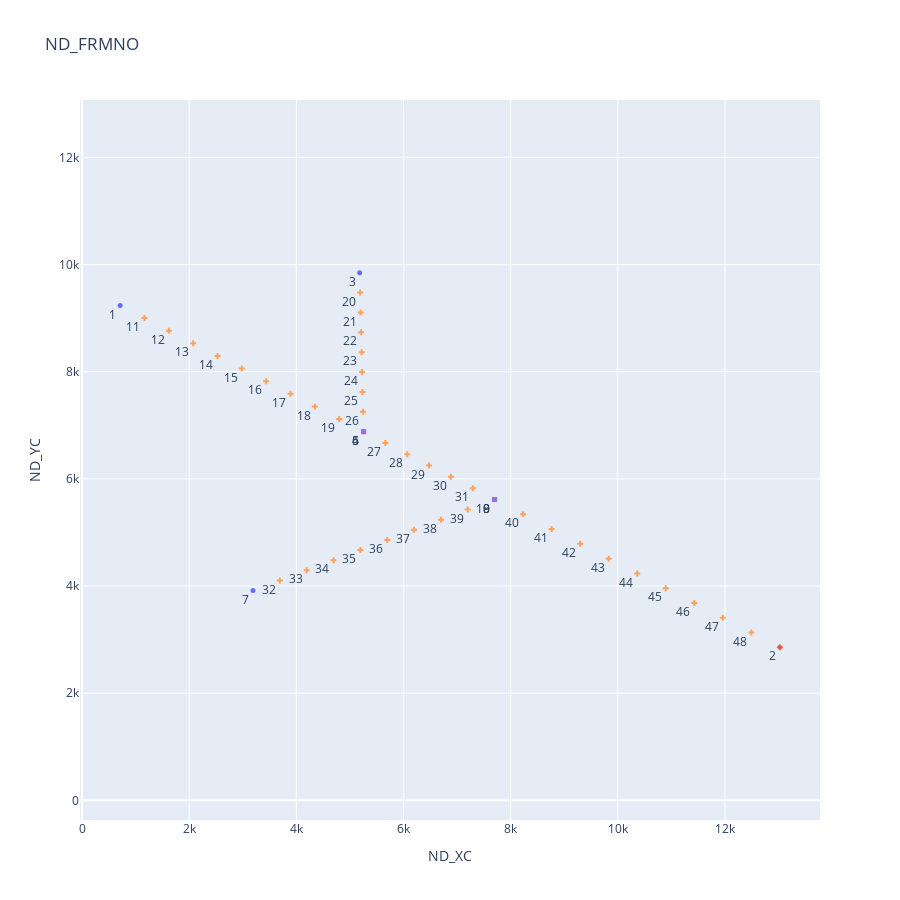
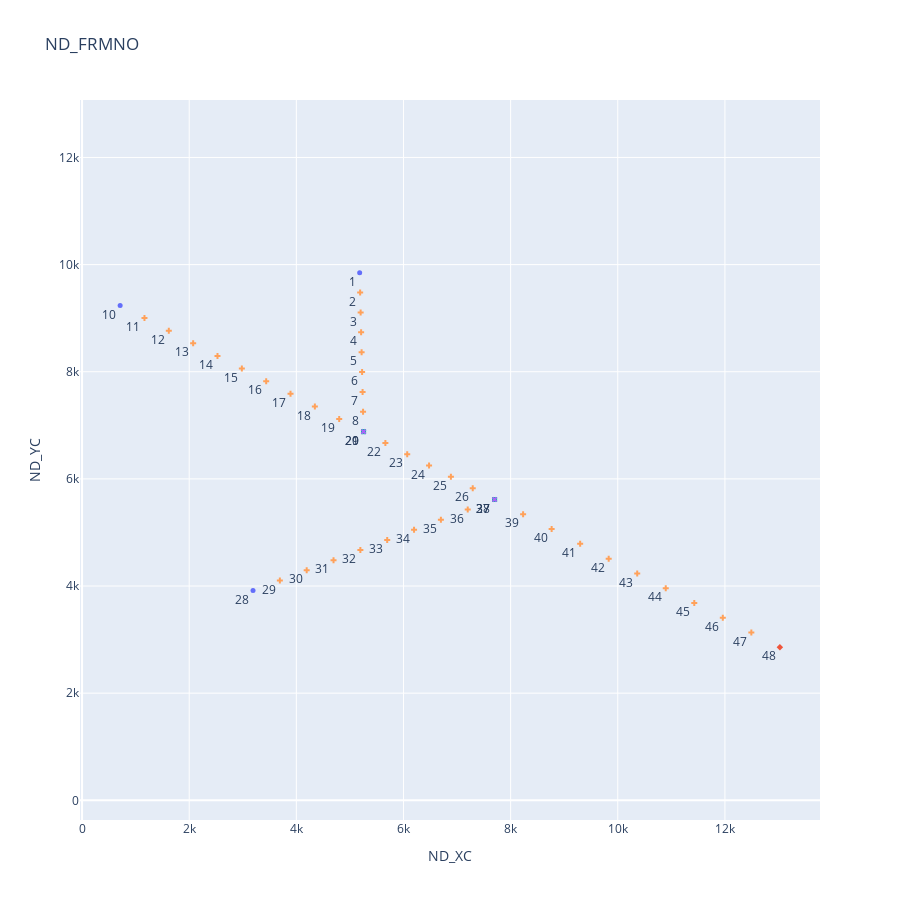

The notebook cell saved with these charts, in order:
### Code cell
df_nodes = t2c.read_cche1d_nodes_dat(filepath_nodes)
df_reach = t2c.read_cche1d_reach_dat(filepath_reach)
df_csec  = t2c.read_cche1d_dat_file(filepath_csec)
df_csprf  = t2c.read_cche1d_dat_file(filepath_csprf)

fig1 = t2c.visualize_cche1d_nodes(df_nodes, text="ND_ID", show=False)
fig2 = t2c.visualize_cche1d_nodes(df_nodes, text="ND_FRMNO", show=False)

fig1.show()
fig2.show()

### Figure 1 — Plotly figure (JSON) as saved in the notebook; plotly's stock layout.template omitted (floating-point values rounded to 4 significant figures; data arrays with more than 128 entries replaced by an {"elided": "..."} marker saying what was removed)
{"data": [{"customdata": [[-1, 11, -1, 1], [-1, 20, -1, 3], [-1, 32, -1, 7]], "hovertemplate": "<b>%{hovertext}</b><br><br>ND_TYPE_SHOW=0<br>ND_TYPE=0<br>ND_XC=%{x}<br>ND_YC=%{y}<br>ND_ID=%{text}<br>ND_USID=%{customdata[0]}<br>ND_DSID=%{customdata[1]}<br>ND_US2ID=%{customdata[2]}<br>ND_CSID=%{customdata[3]}<extra></extra>", "hovertext": [1, 3, 7], "legendgroup": "0, 0", "marker": {"color": "#636efa", "size": 5, "symbol": "circle"}, "mode": "markers+text", "name": "0, 0", "orientation": "v", "showlegend": true, "text": [1, 3, 7], "textposition": "bottom left", "type": "scatter", "x": [710.4, 5182.0, 3191.0], "xaxis": "x", "y": [9237.0, 9849.0, 3915.0], "yaxis": "y"}, {"customdata": [[48, 2, -1, 2]], "hovertemplate": "<b>%{hovertext}</b><br><br>ND_TYPE_SHOW=9<br>ND_TYPE=9<br>ND_XC=%{x}<br>ND_YC=%{y}<br>ND_ID=%{text}<br>ND_USID=%{customdata[0]}<br>ND_DSID=%{customdata[1]}<br>ND_US2ID=%{customdata[2]}<br>ND_CSID=%{customdata[3]}<extra></extra>", "hovertext": [2], "legendgroup": "9, 9", "marker": {"color": "#EF553B", "size": 5, "symbol": "diamond"}, "mode": "markers+text", "name": "9, 9", "orientation": "v", "showlegend": true, "text": [2], "textposition": "bottom left", "type": "scatter", "x": [13030.0], "xaxis": "x", "y": [2856.0], "yaxis": "y"}, {"customdata": [[26, 6, -1, 4], [19, 6, -1, 4], [39, 10, -1, 8], [31, 10, -1, 8]], "hovertemplate": "<b>%{hovertext}</b><br><br>ND_TYPE_SHOW=3<br>ND_TYPE=3<br>ND_XC=%{x}<br>ND_YC=%{y}<br>ND_ID=%{text}<br>ND_USID=%{customdata[0]}<br>ND_DSID=%{customdata[1]}<br>ND_US2ID=%{customdata[2]}<br>ND_CSID=%{customdata[3]}<extra></extra>", "hovertext": [4, 5, 8, 9], "legendgroup": "3, 3", "marker": {"color": "#00cc96", "size": 5, "symbol": "square"}, "mode": "markers+text", "name": "3, 3", "orientation": "v", "showlegend": true, "text": [4, 5, 8, 9], "textposition": "bottom left", "type": "scatter", "x": [5254.0, 5254.0, 7700.0, 7700.0], "xaxis": "x", "y": [6882.0, 6882.0, 5615.0, 5615.0], "yaxis": "y"}, {"customdata": [[5, 27, 4, 4], [8, 40, 9, 8]], "hovertemplate": "<b>%{hovertext}</b><br><br>ND_TYPE_SHOW=2<br>ND_TYPE=2<br>ND_XC=%{x}<br>ND_YC=%{y}<br>ND_ID=%{text}<br>ND_USID=%{customdata[0]}<br>ND_DSID=%{customdata[1]}<br>ND_US2ID=%{customdata[2]}<br>ND_CSID=%{customdata[3]}<extra></extra>", "hovertext": [6, 10], "legendgroup": "2, 2", "marker": {"color": "#ab63fa", "size": 5, "symbol": "x"}, "mode": "markers+text", "name": "2, 2", "orientation": "v", "showlegend": true, "text": [6, 10], "textposition": "bottom left", "type": "scatter", "x": [5254.0, 7700.0], "xaxis": "x", "y": [6882.0, 5615.0], "yaxis": "y"}, {"customdata": {"elided": "38x4 int values"}, "hovertemplate": "<b>%{hovertext}</b><br><br>ND_TYPE_SHOW=6<br>ND_TYPE=6<br>ND_XC=%{x}<br>ND_YC=%{y}<br>ND_ID=%{text}<br>ND_USID=%{customdata[0]}<br>ND_DSID=%{customdata[1]}<br>ND_US2ID=%{customdata[2]}<br>ND_CSID=%{customdata[3]}<extra></extra>", "hovertext": [11, 12, 13, 14, 15, 16, 17, 18, 19, 20, 21, 22, 23, 24, 25, 26, 27, 28, 29, 30, 31, 32, 33, 34, 35, 36, 37, 38, 39, 40, 41, 42, 43, 44, 45, 46, 47, 48], "legendgroup": "6, 6", "marker": {"color": "#FFA15A", "size": 5, "symbol": "cross"}, "mode": "markers+text", "name": "6, 6", "orientation": "v", "showlegend": true, "text": [11, 12, 13, 14, 15, 16, 17, 18, 19, 20, 21, 22, 23, 24, 25, 26, 27, 28, 29, 30, 31, 32, 33, 34, 35, 36, 37, 38, 39, 40, 41, 42, 43, 44, 45, 46, 47, 48], "textposition": "bottom left", "type": "scatter", "x": [1165.0, 1619.0, 2074.0, 2528.0, 2982.0, 3437.0, 3891.0, 4346.0, 4800.0, 5191.0, 5200.0, 5209.0, 5218.0, 5227.0, 5236.0, 5245.0, 5662.0, 6070.0, 6477.0, 6885.0, 7293.0, 3692.0, 4193.0, 4694.0, 5195.0, 5696.0, 6197.0, 6698.0, 7199.0, 8233.0, 8765.0, 9298.0, 9830.0, 10360.0, 10900.0, 11430.0, 11960.0, 12490.0], "xaxis": "x", "y": [9001.0, 8766.0, 8530.0, 8295.0, 8060.0, 7824.0, 7589.0, 7353.0, 7118.0, 9478.0, 9108.0, 8737.0, 8366.0, 7995.0, 7624.0, 7253.0, 6671.0, 6460.0, 6249.0, 6037.0, 5826.0, 4104.0, 4293.0, 4482.0, 4671.0, 4859.0, 5048.0, 5237.0, 5426.0, 5339.0, 5063.0, 4787.0, 4511.0, 4235.0, 3959.0, 3683.0, 3408.0, 3132.0], "yaxis": "y"}], "layout": {"height": 900, "legend": {"title": {"text": "ND_TYPE_SHOW, ND_TYPE"}, "tracegroupgap": 0}, "showlegend": false, "title": {"text": "ND_FRMNO"}, "xaxis": {"anchor": "y", "domain": [0, 1], "title": {"text": "ND_XC"}}, "yaxis": {"anchor": "x", "domain": [0, 1], "scaleanchor": "x", "scaleratio": 1, "title": {"text": "ND_YC"}}}}

### Figure 2 — Plotly figure (JSON) as saved in the notebook; plotly's stock layout.template omitted (floating-point values rounded to 4 significant figures; data arrays with more than 128 entries replaced by an {"elided": "..."} marker saying what was removed)
{"data": [{"customdata": [[-1, 11, -1, 1], [-1, 20, -1, 3], [-1, 32, -1, 7]], "hovertemplate": "<b>%{hovertext}</b><br><br>ND_TYPE_SHOW=0<br>ND_TYPE=0<br>ND_XC=%{x}<br>ND_YC=%{y}<br>ND_FRMNO=%{text}<br>ND_USID=%{customdata[0]}<br>ND_DSID=%{customdata[1]}<br>ND_US2ID=%{customdata[2]}<br>ND_CSID=%{customdata[3]}<extra></extra>", "hovertext": [1, 3, 7], "legendgroup": "0, 0", "marker": {"color": "#636efa", "size": 5, "symbol": "circle"}, "mode": "markers+text", "name": "0, 0", "orientation": "v", "showlegend": true, "text": [10, 1, 28], "textposition": "bottom left", "type": "scatter", "x": [710.4, 5182.0, 3191.0], "xaxis": "x", "y": [9237.0, 9849.0, 3915.0], "yaxis": "y"}, {"customdata": [[48, 2, -1, 2]], "hovertemplate": "<b>%{hovertext}</b><br><br>ND_TYPE_SHOW=9<br>ND_TYPE=9<br>ND_XC=%{x}<br>ND_YC=%{y}<br>ND_FRMNO=%{text}<br>ND_USID=%{customdata[0]}<br>ND_DSID=%{customdata[1]}<br>ND_US2ID=%{customdata[2]}<br>ND_CSID=%{customdata[3]}<extra></extra>", "hovertext": [2], "legendgroup": "9, 9", "marker": {"color": "#EF553B", "size": 5, "symbol": "diamond"}, "mode": "markers+text", "name": "9, 9", "orientation": "v", "showlegend": true, "text": [48], "textposition": "bottom left", "type": "scatter", "x": [13030.0], "xaxis": "x", "y": [2856.0], "yaxis": "y"}, {"customdata": [[26, 6, -1, 4], [19, 6, -1, 4], [39, 10, -1, 8], [31, 10, -1, 8]], "hovertemplate": "<b>%{hovertext}</b><br><br>ND_TYPE_SHOW=3<br>ND_TYPE=3<br>ND_XC=%{x}<br>ND_YC=%{y}<br>ND_FRMNO=%{text}<br>ND_USID=%{customdata[0]}<br>ND_DSID=%{customdata[1]}<br>ND_US2ID=%{customdata[2]}<br>ND_CSID=%{customdata[3]}<extra></extra>", "hovertext": [4, 5, 8, 9], "legendgroup": "3, 3", "marker": {"color": "#00cc96", "size": 5, "symbol": "square"}, "mode": "markers+text", "name": "3, 3", "orientation": "v", "showlegend": true, "text": [9, 20, 37, 27], "textposition": "bottom left", "type": "scatter", "x": [5254.0, 5254.0, 7700.0, 7700.0], "xaxis": "x", "y": [6882.0, 6882.0, 5615.0, 5615.0], "yaxis": "y"}, {"customdata": [[5, 27, 4, 4], [8, 40, 9, 8]], "hovertemplate": "<b>%{hovertext}</b><br><br>ND_TYPE_SHOW=2<br>ND_TYPE=2<br>ND_XC=%{x}<br>ND_YC=%{y}<br>ND_FRMNO=%{text}<br>ND_USID=%{customdata[0]}<br>ND_DSID=%{customdata[1]}<br>ND_US2ID=%{customdata[2]}<br>ND_CSID=%{customdata[3]}<extra></extra>", "hovertext": [6, 10], "legendgroup": "2, 2", "marker": {"color": "#ab63fa", "size": 5, "symbol": "x"}, "mode": "markers+text", "name": "2, 2", "orientation": "v", "showlegend": true, "text": [21, 38], "textposition": "bottom left", "type": "scatter", "x": [5254.0, 7700.0], "xaxis": "x", "y": [6882.0, 5615.0], "yaxis": "y"}, {"customdata": {"elided": "38x4 int values"}, "hovertemplate": "<b>%{hovertext}</b><br><br>ND_TYPE_SHOW=6<br>ND_TYPE=6<br>ND_XC=%{x}<br>ND_YC=%{y}<br>ND_FRMNO=%{text}<br>ND_USID=%{customdata[0]}<br>ND_DSID=%{customdata[1]}<br>ND_US2ID=%{customdata[2]}<br>ND_CSID=%{customdata[3]}<extra></extra>", "hovertext": [11, 12, 13, 14, 15, 16, 17, 18, 19, 20, 21, 22, 23, 24, 25, 26, 27, 28, 29, 30, 31, 32, 33, 34, 35, 36, 37, 38, 39, 40, 41, 42, 43, 44, 45, 46, 47, 48], "legendgroup": "6, 6", "marker": {"color": "#FFA15A", "size": 5, "symbol": "cross"}, "mode": "markers+text", "name": "6, 6", "orientation": "v", "showlegend": true, "text": [11, 12, 13, 14, 15, 16, 17, 18, 19, 2, 3, 4, 5, 6, 7, 8, 22, 23, 24, 25, 26, 29, 30, 31, 32, 33, 34, 35, 36, 39, 40, 41, 42, 43, 44, 45, 46, 47], "textposition": "bottom left", "type": "scatter", "x": [1165.0, 1619.0, 2074.0, 2528.0, 2982.0, 3437.0, 3891.0, 4346.0, 4800.0, 5191.0, 5200.0, 5209.0, 5218.0, 5227.0, 5236.0, 5245.0, 5662.0, 6070.0, 6477.0, 6885.0, 7293.0, 3692.0, 4193.0, 4694.0, 5195.0, 5696.0, 6197.0, 6698.0, 7199.0, 8233.0, 8765.0, 9298.0, 9830.0, 10360.0, 10900.0, 11430.0, 11960.0, 12490.0], "xaxis": "x", "y": [9001.0, 8766.0, 8530.0, 8295.0, 8060.0, 7824.0, 7589.0, 7353.0, 7118.0, 9478.0, 9108.0, 8737.0, 8366.0, 7995.0, 7624.0, 7253.0, 6671.0, 6460.0, 6249.0, 6037.0, 5826.0, 4104.0, 4293.0, 4482.0, 4671.0, 4859.0, 5048.0, 5237.0, 5426.0, 5339.0, 5063.0, 4787.0, 4511.0, 4235.0, 3959.0, 3683.0, 3408.0, 3132.0], "yaxis": "y"}], "layout": {"height": 900, "legend": {"title": {"text": "ND_TYPE_SHOW, ND_TYPE"}, "tracegroupgap": 0}, "showlegend": false, "title": {"text": "ND_FRMNO"}, "xaxis": {"anchor": "y", "domain": [0, 1], "title": {"text": "ND_XC"}}, "yaxis": {"anchor": "x", "domain": [0, 1], "scaleanchor": "x", "scaleratio": 1, "title": {"text": "ND_YC"}}}}
